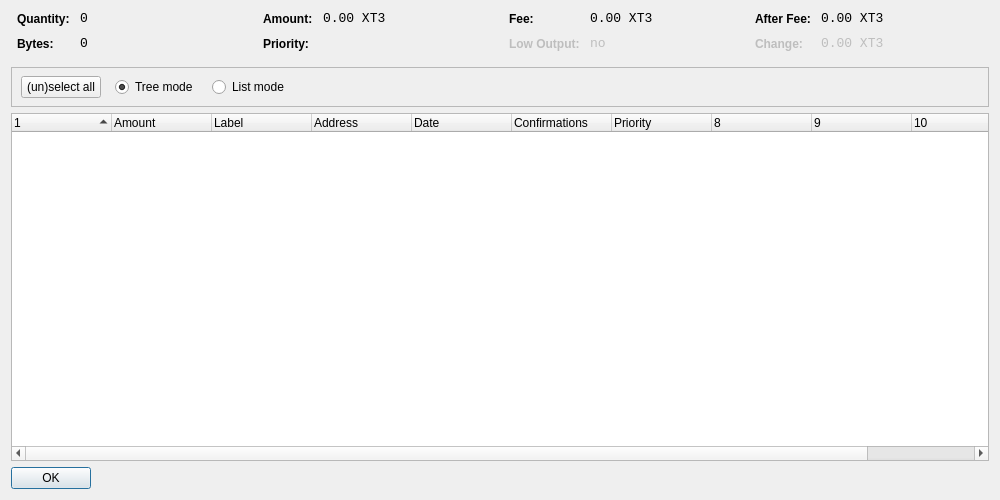
<?xml version="1.0" encoding="UTF-8"?>
<ui version="4.0">
 <class>CoinControlDialog</class>
 <widget class="QDialog" name="CoinControlDialog">
  <property name="geometry">
   <rect>
    <x>0</x>
    <y>0</y>
    <width>1000</width>
    <height>500</height>
   </rect>
  </property>
  <property name="windowTitle">
   <string>Coin Control</string>
  </property>
  <layout class="QVBoxLayout" name="verticalLayout">
   <item>
    <layout class="QHBoxLayout" name="horizontalLayoutTop" stretch="0,0,0,0">
     <property name="topMargin">
      <number>0</number>
     </property>
     <property name="bottomMargin">
      <number>10</number>
     </property>
     <item>
      <layout class="QFormLayout" name="formLayoutCoinControl1">
       <property name="horizontalSpacing">
        <number>10</number>
       </property>
       <property name="verticalSpacing">
        <number>10</number>
       </property>
       <property name="leftMargin">
        <number>6</number>
       </property>
       <property name="rightMargin">
        <number>6</number>
       </property>
       <item row="0" column="0">
        <widget class="QLabel" name="labelCoinControlQuantityText">
         <property name="styleSheet">
          <string notr="true">font-weight:bold;</string>
         </property>
         <property name="text">
          <string>Quantity:</string>
         </property>
        </widget>
       </item>
       <item row="0" column="1">
        <widget class="QLabel" name="labelCoinControlQuantity">
         <property name="font">
          <font>
           <family>Monospace</family>
           <pointsize>10</pointsize>
          </font>
         </property>
         <property name="cursor">
          <cursorShape>IBeamCursor</cursorShape>
         </property>
         <property name="contextMenuPolicy">
          <enum>Qt::ActionsContextMenu</enum>
         </property>
         <property name="text">
          <string notr="true">0</string>
         </property>
         <property name="textInteractionFlags">
          <set>Qt::LinksAccessibleByMouse|Qt::TextSelectableByKeyboard|Qt::TextSelectableByMouse</set>
         </property>
        </widget>
       </item>
       <item row="1" column="0">
        <widget class="QLabel" name="labelCoinControlBytesText">
         <property name="styleSheet">
          <string notr="true">font-weight:bold;</string>
         </property>
         <property name="text">
          <string>Bytes:</string>
         </property>
        </widget>
       </item>
       <item row="1" column="1">
        <widget class="QLabel" name="labelCoinControlBytes">
         <property name="font">
          <font>
           <family>Monospace</family>
           <pointsize>10</pointsize>
          </font>
         </property>
         <property name="cursor">
          <cursorShape>IBeamCursor</cursorShape>
         </property>
         <property name="contextMenuPolicy">
          <enum>Qt::ActionsContextMenu</enum>
         </property>
         <property name="text">
          <string notr="true">0</string>
         </property>
         <property name="textInteractionFlags">
          <set>Qt::LinksAccessibleByMouse|Qt::TextSelectableByKeyboard|Qt::TextSelectableByMouse</set>
         </property>
        </widget>
       </item>
      </layout>
     </item>
     <item>
      <layout class="QFormLayout" name="formLayoutCoinControl2">
       <property name="horizontalSpacing">
        <number>10</number>
       </property>
       <property name="verticalSpacing">
        <number>10</number>
       </property>
       <property name="leftMargin">
        <number>6</number>
       </property>
       <property name="rightMargin">
        <number>6</number>
       </property>
       <item row="0" column="0">
        <widget class="QLabel" name="labelCoinControlAmountText">
         <property name="styleSheet">
          <string notr="true">font-weight:bold;</string>
         </property>
         <property name="text">
          <string>Amount:</string>
         </property>
        </widget>
       </item>
       <item row="0" column="1">
        <widget class="QLabel" name="labelCoinControlAmount">
         <property name="font">
          <font>
           <family>Monospace</family>
           <pointsize>10</pointsize>
          </font>
         </property>
         <property name="cursor">
          <cursorShape>IBeamCursor</cursorShape>
         </property>
         <property name="contextMenuPolicy">
          <enum>Qt::ActionsContextMenu</enum>
         </property>
         <property name="text">
          <string notr="true">0.00 XT3</string>
         </property>
         <property name="textInteractionFlags">
          <set>Qt::LinksAccessibleByMouse|Qt::TextSelectableByKeyboard|Qt::TextSelectableByMouse</set>
         </property>
        </widget>
       </item>
       <item row="1" column="0">
        <widget class="QLabel" name="labelCoinControlPriorityText">
         <property name="styleSheet">
          <string notr="true">font-weight:bold;</string>
         </property>
         <property name="text">
          <string>Priority:</string>
         </property>
        </widget>
       </item>
       <item row="1" column="1">
        <widget class="QLabel" name="labelCoinControlPriority">
         <property name="font">
          <font>
           <family>Monospace</family>
           <pointsize>10</pointsize>
          </font>
         </property>
         <property name="cursor">
          <cursorShape>IBeamCursor</cursorShape>
         </property>
         <property name="contextMenuPolicy">
          <enum>Qt::ActionsContextMenu</enum>
         </property>
         <property name="text">
          <string/>
         </property>
         <property name="textInteractionFlags">
          <set>Qt::LinksAccessibleByMouse|Qt::TextSelectableByKeyboard|Qt::TextSelectableByMouse</set>
         </property>
        </widget>
       </item>
      </layout>
     </item>
     <item>
      <layout class="QFormLayout" name="formLayoutCoinControl3">
       <property name="horizontalSpacing">
        <number>10</number>
       </property>
       <property name="verticalSpacing">
        <number>10</number>
       </property>
       <property name="leftMargin">
        <number>6</number>
       </property>
       <property name="rightMargin">
        <number>6</number>
       </property>
       <item row="0" column="0">
        <widget class="QLabel" name="labelCoinControlFeeText">
         <property name="styleSheet">
          <string notr="true">font-weight:bold;</string>
         </property>
         <property name="text">
          <string>Fee:</string>
         </property>
        </widget>
       </item>
       <item row="0" column="1">
        <widget class="QLabel" name="labelCoinControlFee">
         <property name="font">
          <font>
           <family>Monospace</family>
           <pointsize>10</pointsize>
          </font>
         </property>
         <property name="cursor">
          <cursorShape>IBeamCursor</cursorShape>
         </property>
         <property name="contextMenuPolicy">
          <enum>Qt::ActionsContextMenu</enum>
         </property>
         <property name="text">
          <string notr="true">0.00 XT3</string>
         </property>
         <property name="textInteractionFlags">
          <set>Qt::LinksAccessibleByMouse|Qt::TextSelectableByKeyboard|Qt::TextSelectableByMouse</set>
         </property>
        </widget>
       </item>
       <item row="1" column="0">
        <widget class="QLabel" name="labelCoinControlLowOutputText">
         <property name="enabled">
          <bool>false</bool>
         </property>
         <property name="styleSheet">
          <string notr="true">font-weight:bold;</string>
         </property>
         <property name="text">
          <string>Low Output:</string>
         </property>
        </widget>
       </item>
       <item row="1" column="1">
        <widget class="QLabel" name="labelCoinControlLowOutput">
         <property name="enabled">
          <bool>false</bool>
         </property>
         <property name="font">
          <font>
           <family>Monospace</family>
           <pointsize>10</pointsize>
          </font>
         </property>
         <property name="cursor">
          <cursorShape>IBeamCursor</cursorShape>
         </property>
         <property name="contextMenuPolicy">
          <enum>Qt::ActionsContextMenu</enum>
         </property>
         <property name="text">
          <string notr="true">no</string>
         </property>
         <property name="textInteractionFlags">
          <set>Qt::LinksAccessibleByMouse|Qt::TextSelectableByKeyboard|Qt::TextSelectableByMouse</set>
         </property>
        </widget>
       </item>
      </layout>
     </item>
     <item>
      <layout class="QFormLayout" name="formLayoutCoinControl4">
       <property name="horizontalSpacing">
        <number>10</number>
       </property>
       <property name="verticalSpacing">
        <number>10</number>
       </property>
       <property name="leftMargin">
        <number>6</number>
       </property>
       <property name="rightMargin">
        <number>6</number>
       </property>
       <item row="0" column="0">
        <widget class="QLabel" name="labelCoinControlAfterFeeText">
         <property name="styleSheet">
          <string notr="true">font-weight:bold;</string>
         </property>
         <property name="text">
          <string>After Fee:</string>
         </property>
        </widget>
       </item>
       <item row="0" column="1">
        <widget class="QLabel" name="labelCoinControlAfterFee">
         <property name="font">
          <font>
           <family>Monospace</family>
           <pointsize>10</pointsize>
          </font>
         </property>
         <property name="cursor">
          <cursorShape>IBeamCursor</cursorShape>
         </property>
         <property name="contextMenuPolicy">
          <enum>Qt::ActionsContextMenu</enum>
         </property>
         <property name="text">
          <string notr="true">0.00 XT3</string>
         </property>
         <property name="textInteractionFlags">
          <set>Qt::LinksAccessibleByMouse|Qt::TextSelectableByKeyboard|Qt::TextSelectableByMouse</set>
         </property>
        </widget>
       </item>
       <item row="1" column="0">
        <widget class="QLabel" name="labelCoinControlChangeText">
         <property name="enabled">
          <bool>false</bool>
         </property>
         <property name="styleSheet">
          <string notr="true">font-weight:bold;</string>
         </property>
         <property name="text">
          <string>Change:</string>
         </property>
        </widget>
       </item>
       <item row="1" column="1">
        <widget class="QLabel" name="labelCoinControlChange">
         <property name="enabled">
          <bool>false</bool>
         </property>
         <property name="font">
          <font>
           <family>Monospace</family>
           <pointsize>10</pointsize>
          </font>
         </property>
         <property name="cursor">
          <cursorShape>IBeamCursor</cursorShape>
         </property>
         <property name="contextMenuPolicy">
          <enum>Qt::ActionsContextMenu</enum>
         </property>
         <property name="text">
          <string notr="true">0.00 XT3</string>
         </property>
         <property name="textInteractionFlags">
          <set>Qt::LinksAccessibleByMouse|Qt::TextSelectableByKeyboard|Qt::TextSelectableByMouse</set>
         </property>
        </widget>
       </item>
      </layout>
     </item>
    </layout>
   </item>
   <item>
    <widget class="QFrame" name="frame">
     <property name="minimumSize">
      <size>
       <width>0</width>
       <height>40</height>
      </size>
     </property>
     <property name="frameShape">
      <enum>QFrame::StyledPanel</enum>
     </property>
     <property name="frameShadow">
      <enum>QFrame::Sunken</enum>
     </property>
     <widget class="QWidget" name="horizontalLayoutWidget">
      <property name="geometry">
       <rect>
        <x>10</x>
        <y>0</y>
        <width>781</width>
        <height>41</height>
       </rect>
      </property>
      <layout class="QHBoxLayout" name="horizontalLayoutPanel" stretch="0,0,0,0,0">
       <property name="spacing">
        <number>14</number>
       </property>
       <item>
        <widget class="QPushButton" name="pushButtonSelectAll">
         <property name="sizePolicy">
          <sizepolicy hsizetype="Maximum" vsizetype="Fixed">
           <horstretch>0</horstretch>
           <verstretch>0</verstretch>
          </sizepolicy>
         </property>
         <property name="text">
          <string>(un)select all</string>
         </property>
        </widget>
       </item>
       <item>
        <widget class="QRadioButton" name="radioTreeMode">
         <property name="sizePolicy">
          <sizepolicy hsizetype="Maximum" vsizetype="Fixed">
           <horstretch>0</horstretch>
           <verstretch>0</verstretch>
          </sizepolicy>
         </property>
         <property name="text">
          <string>Tree mode</string>
         </property>
         <property name="checked">
          <bool>true</bool>
         </property>
        </widget>
       </item>
       <item>
        <widget class="QRadioButton" name="radioListMode">
         <property name="sizePolicy">
          <sizepolicy hsizetype="Maximum" vsizetype="Fixed">
           <horstretch>0</horstretch>
           <verstretch>0</verstretch>
          </sizepolicy>
         </property>
         <property name="text">
          <string>List mode</string>
         </property>
        </widget>
       </item>
       <item>
        <spacer name="horizontalSpacer">
         <property name="orientation">
          <enum>Qt::Horizontal</enum>
         </property>
         <property name="sizeHint" stdset="0">
          <size>
           <width>40</width>
           <height>20</height>
          </size>
         </property>
        </spacer>
       </item>
      </layout>
     </widget>
    </widget>
   </item>
   <item>
    <widget class="CoinControlTreeWidget" name="treeWidget">
     <property name="contextMenuPolicy">
      <enum>Qt::CustomContextMenu</enum>
     </property>
     <property name="sortingEnabled">
      <bool>false</bool>
     </property>
     <property name="columnCount">
      <number>11</number>
     </property>
     <attribute name="headerShowSortIndicator" stdset="0">
      <bool>true</bool>
     </attribute>
     <attribute name="headerStretchLastSection">
      <bool>false</bool>
     </attribute>
     <column>
      <property name="text">
       <string/>
      </property>
     </column>
     <column>
      <property name="text">
       <string>Amount</string>
      </property>
     </column>
     <column>
      <property name="text">
       <string>Label</string>
      </property>
     </column>
     <column>
      <property name="text">
       <string>Address</string>
      </property>
     </column>
     <column>
      <property name="text">
       <string>Date</string>
      </property>
     </column>
     <column>
      <property name="text">
       <string>Confirmations</string>
      </property>
      <property name="toolTip">
       <string>Confirmed</string>
      </property>
     </column>
     <column>
      <property name="text">
       <string>Priority</string>
      </property>
     </column>
     <column>
      <property name="text">
       <string/>
      </property>
     </column>
     <column>
      <property name="text">
       <string/>
      </property>
     </column>
     <column>
      <property name="text">
       <string/>
      </property>
     </column>
     <column>
      <property name="text">
       <string/>
      </property>
     </column>
    </widget>
   </item>
   <item>
    <widget class="QDialogButtonBox" name="buttonBox">
     <property name="sizePolicy">
      <sizepolicy hsizetype="Maximum" vsizetype="Fixed">
       <horstretch>0</horstretch>
       <verstretch>0</verstretch>
      </sizepolicy>
     </property>
     <property name="orientation">
      <enum>Qt::Horizontal</enum>
     </property>
     <property name="standardButtons">
      <set>QDialogButtonBox::Ok</set>
     </property>
    </widget>
   </item>
  </layout>
 </widget>
 <customwidgets>
  <customwidget>
   <class>CoinControlTreeWidget</class>
   <extends>QTreeWidget</extends>
   <header>coincontroltreewidget.h</header>
  </customwidget>
 </customwidgets>
 <resources/>
 <connections/>
</ui>
